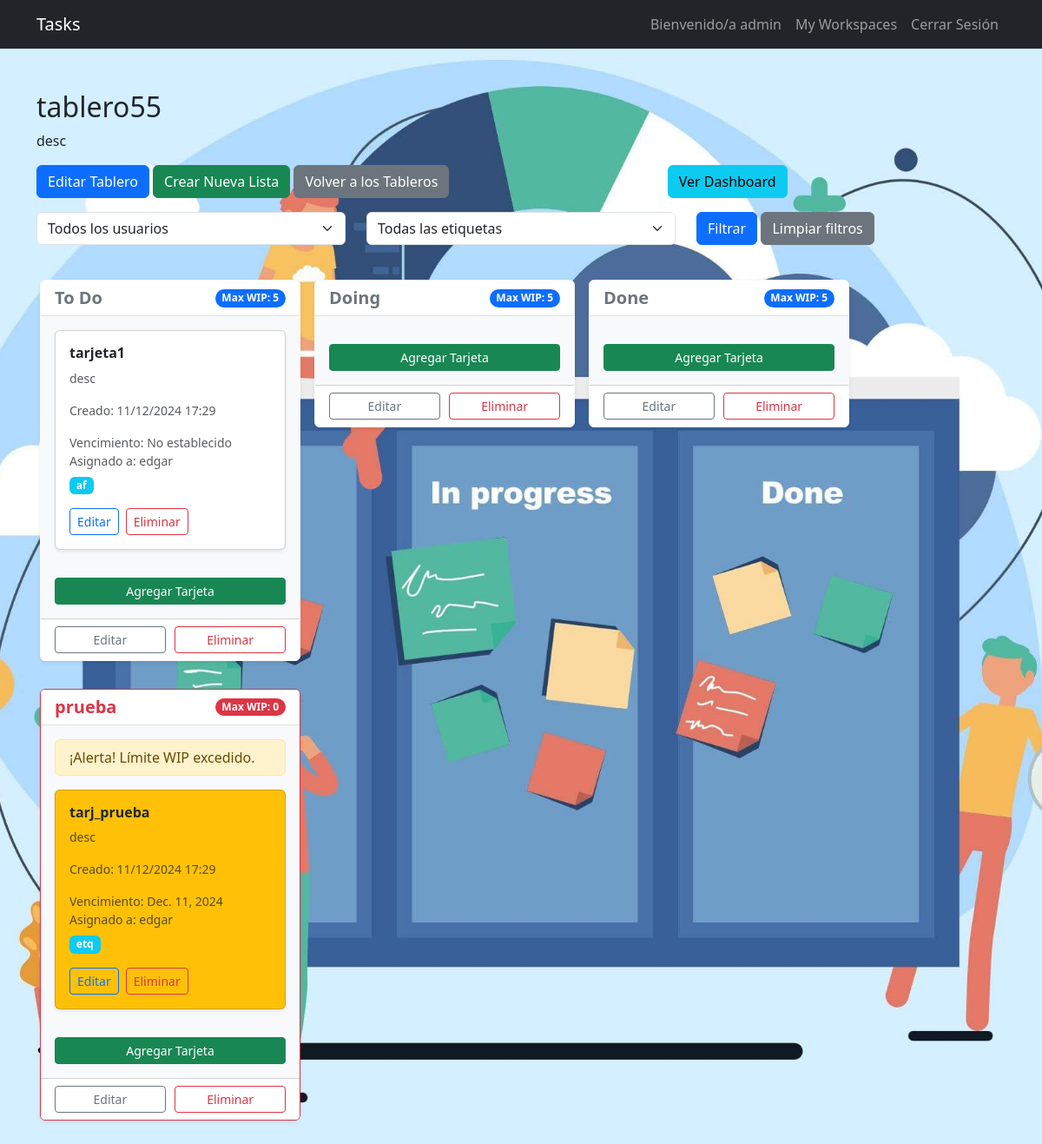
Screenshot of /espacio_trabajo/tablero/2/ (signed in) with the database file from the repository.
### espacios_trabajo/models.py (models this page shows, shortened)
class Tablero(models.Model):
    nombre = models.CharField(max_length=100)
    descripcion = models.TextField(blank=True)
    espacio_trabajo = models.ForeignKey(EspacioTrabajo, on_delete=models.CASCADE, related_name='tableros')
    fecha_creacion = models.DateTimeField(auto_now_add=True)

class Lista(models.Model):
    nombre = models.CharField(max_length=100)
    tablero = models.ForeignKey(Tablero, on_delete=models.CASCADE, related_name='listas')
    orden = models.IntegerField(default=0)
    max_wip = models.IntegerField(default=0)
    class Meta:
        ordering = ['orden']
    def esta_sobre_wip(self):
        return self.tarjetas.count() > self.max_wip

class Tarjeta(models.Model):
    nombre = models.CharField(max_length=100)
    descripcion = models.TextField(blank=True)
    fecha_creacion = models.DateTimeField(auto_now_add=True)
    fecha_vencimiento = models.DateField(null=True, blank=True)
    usuario_asignado = models.ForeignKey(User, on_delete=models.SET_NULL, null=True, blank=True)
    etiqueta = models.CharField(max_length=50, blank=True)
    lista = models.ForeignKey(Lista, on_delete=models.CASCADE, related_name='tarjetas')
    def esta_atrasada(self):
        from django.utils import timezone
        return self.fecha_vencimiento and self.fecha_vencimiento < timezone.now().date()

### espacios_trabajo/views.py (the view)
# urls.py: path('tablero/<int:tablero_id>/', views.detalle_tablero, name='detalle_tablero'),
@login_required
def detalle_tablero(request, tablero_id):
    tablero = get_object_or_404(Tablero, id=tablero_id)
    if request.user not in tablero.espacio_trabajo.usuarios.all():
        return HttpResponseForbidden("No tienes permiso para ver este tablero.")
    listas = tablero.listas.all()
    usuario_filtro = request.GET.get('usuario')
    etiqueta_filtro = request.GET.get('etiqueta')
    for lista in listas:
        lista.sobre_wip = lista.esta_sobre_wip()
        tarjetas = lista.tarjetas.all()
        if usuario_filtro:
            tarjetas = tarjetas.filter(usuario_asignado__username=usuario_filtro)
        if etiqueta_filtro:
            tarjetas = tarjetas.filter(etiqueta=etiqueta_filtro)
        lista.tarjetas_filtradas = tarjetas
    usuarios = tablero.espacio_trabajo.usuarios.all()
    etiquetas = Tarjeta.objects.filter(lista__tablero=tablero).values_list('etiqueta', flat=True).distinct()
    return render(request, 'espacios_trabajo/detalle_tablero.html', {
        'tablero': tablero,
        'listas': listas,
        'usuarios': usuarios,
        'etiquetas': etiquetas,
        'usuario_filtro': usuario_filtro,
        'etiqueta_filtro': etiqueta_filtro,
    })

### espacios_trabajo/templates/espacios_trabajo/detalle_tablero.html (shortened to what this page needs)
{% extends 'base.html' %}
{% block content %}
<div class="container mt-5">
    <h2>{{ tablero.nombre }}</h2>
    <p>{{ tablero.descripcion }}</p>
    <div class="d-flex justify-content-between mb-3">
        <div>
            <a href="{% url 'editar_tablero' tablero.id %}" class="btn btn-primary">Editar Tablero</a>
            <a href="{% url 'crear_lista' tablero.id %}" class="btn btn-success">Crear Nueva Lista</a>
            <a href="{% url 'listar_tableros' tablero.espacio_trabajo.id %}" class="btn btn-secondary">Volver a los Tableros</a>
        </div>
        <div class="d-flex justify-content-center " style="flex-grow: 1;">
            <a href="{% url 'dashboard_tablero' tablero.id %}" class="btn btn-info">
                Ver Dashboard
            </a>
        </div>
    </div>
    <form method="get" class="mt-3">
        <div class="row">
            <div class="col-md-4">
                <select name="usuario" class="form-select">
                    <option value="">Todos los usuarios</option>
                </select>
            </div>
            <div class="col-md-4">
                <select name="etiqueta" class="form-select">
                    <option value="">Todas las etiquetas</option>
                </select>
            </div>
            <div class="col-md-4">
                <button type="submit" class="btn btn-primary">Filtrar</button>
                <a href="{% url 'detalle_tablero' tablero.id %}" class="btn btn-secondary">Limpiar filtros</a>
            </div>
        </div>
    </form>
    <div class="row mt-4">
    <div id="listas-container" class="d-flex flex-row flex-wrap">
        {% for lista in listas %}
            <div class="lista-item" data-lista-id="{{ lista.id }}">
                <div class="card shadow-sm {% if lista.sobre_wip %}border-danger{% else %}border-light{% endif %} rounded">
                    <div class="card-header d-flex justify-content-between align-items-center bg-white border-bottom {% if lista.sobre_wip %}text-danger{% else %}text-secondary{% endif %}">
                        <h5 class="mb-0">{{ lista.nombre }}</h5>
                        <span class="badge {% if lista.sobre_wip %}bg-danger{% else %}bg-primary{% endif %} rounded-pill">Max WIP: {{ lista.max_wip }}</span>
                    </div>
                    <div class="card-body bg-light">
                        {% if lista.sobre_wip %}
                            <div class="alert alert-warning d-flex align-items-center p-2">
                                 ¡Alerta! Límite WIP excedido.
                            </div>
                        {% endif %}
                        <div class="tarjetas-lista" data-lista-id="{{ lista.id }}">
                            {% for tarjeta in lista.tarjetas_filtradas %}
                                <div class="card mb-3 {% if tarjeta.esta_atrasada %}bg-warning text-dark{% else %}bg-white{% endif %} shadow-sm" data-tarjeta-id="{{ tarjeta.id }}">
                                    <div class="card-body p-3">
                                        <h6 class="card-title mb-2 text-dark font-weight-bold">{{ tarjeta.nombre }}</h6>
                                        <p class="card-text small text-muted">{{ tarjeta.descripcion|truncatewords:10 }}</p>
                                        <small class="text-muted d-block mt-2">Creado: {{ tarjeta.fecha_creacion|date:"d/m/Y H:i" }}</small>
                                        <div class="d-flex flex-column mt-3">
                                            <small class="text-muted">Vencimiento: {{ tarjeta.fecha_vencimiento|default:"No establecido" }}</small>
                                            <small class="text-muted">Asignado a: {{ tarjeta.usuario_asignado|default:"No asignado" }}</small>
                                        </div>
                                        {% if tarjeta.etiqueta %}
                                            <span class="badge bg-info mt-2">{{ tarjeta.etiqueta }}</span>
                                        {% endif %}
                                        <div class="mt-3 d-flex gap-2">
                                            <a href="{% url 'editar_tarjeta' tarjeta.id %}" class="btn btn-sm btn-outline-primary">Editar</a>
                                            <a href="{% url 'eliminar_tarjeta' tarjeta.id %}" class="btn btn-sm btn-outline-danger">Eliminar</a>
                                        </div>
                                    </div>
                                </div>
                            {% endfor %}
                    </div>
                        <a href="{% url 'crear_tarjeta' lista.id %}" class="btn btn-sm btn-success mt-3 w-100">Agregar Tarjeta</a>
                    </div>
                    <div class="card-footer bg-white d-flex justify-content-between">
                        <a href="{% url 'editar_lista' lista.id %}" class="btn btn-sm btn-outline-secondary">Editar</a>
                        <a href="{% url 'eliminar_lista' lista.id %}" class="btn btn-sm btn-outline-danger">Eliminar</a>
                    </div>
                </div>
            </div>
        {% empty %}
            <p>No hay listas en este tablero. ¡Crea una nueva!</p>
        {% endfor %}
    </div>
</div>
</div>
{% endblock %}

### templates/base.html (shortened to what this page needs)
{% load static %}
<!DOCTYPE html>
<html lang="en">
<head>
    <link rel="stylesheet" href="https://cdn.jsdelivr.net/npm/bootstrap@5.3.3/dist/css/bootstrap.min.css">
</head>
<body>
    {% include '_navbar.html' %}
    {% block content %}
    {% endblock %}
</body>
</html>

### templates/_navbar.html (shortened to what this page needs)
<nav class="navbar navbar-expand-lg navbar-dark bg-dark">
    <div class="container">
        <a class="navbar-brand" href="{% url 'home' %}">Tasks</a>
        <div class="collapse navbar-collapse" id="navbarNav">
            <ul class="navbar-nav ms-auto">
                {% if user.is_authenticated %}
                <li class="nav-item">
                    <a class="nav-link" href="#">Bienvenido/a {{ user.username }}</a>
                </li>
                    <a class="nav-link " href="{% url 'espacio_trabajo' %}">My Workspaces</a>
                <li class="nav-item">
                    <a class="nav-link " href="{% url 'signout' %}">Cerrar Sesión</a>
                </li>
                {% endif %}
            </ul>
        </div>
    </div>
</nav>

### espacios_trabajo/templates/espacios_trabajo/detalle_tablero.html (style rules this page uses)
#listas-container { gap: 1rem; width: 100%; padding: 1rem; }
.lista-item { width: 300px; margin-bottom: 1rem; flex-shrink: 0; }
.card-header h5 { font-weight: bold; }
.card-footer a { width: 48%; }
.btn-outline-primary, .btn-outline-danger, .btn-outline-secondary { transition: all 0.3s ease; }
.card-title { color: #343a40; font-weight: bold; }

### rows the page displays
Tablero: nombre "tablero55", descripcion "desc"
Lista: nombre "To Do", max_wip "5"
Tarjeta: nombre "tarjeta1", descripcion "desc", fecha_creacion "11/12/2024 17:29", fecha_vencimiento "No establecido", usuario_asignado "edgar", etiqueta "af"
Lista: nombre "Doing", max_wip "5"
Lista: nombre "Done", max_wip "5"
Lista: nombre "prueba", max_wip "0", shows "¡Alerta! Límite WIP excedido."
Tarjeta: nombre "tarj_prueba", descripcion "desc", fecha_creacion "11/12/2024 17:29", fecha_vencimiento "Dec. 11, 2024", usuario_asignado "edgar", etiqueta "etq"

### other values shown
{{ user.username }} "admin"
